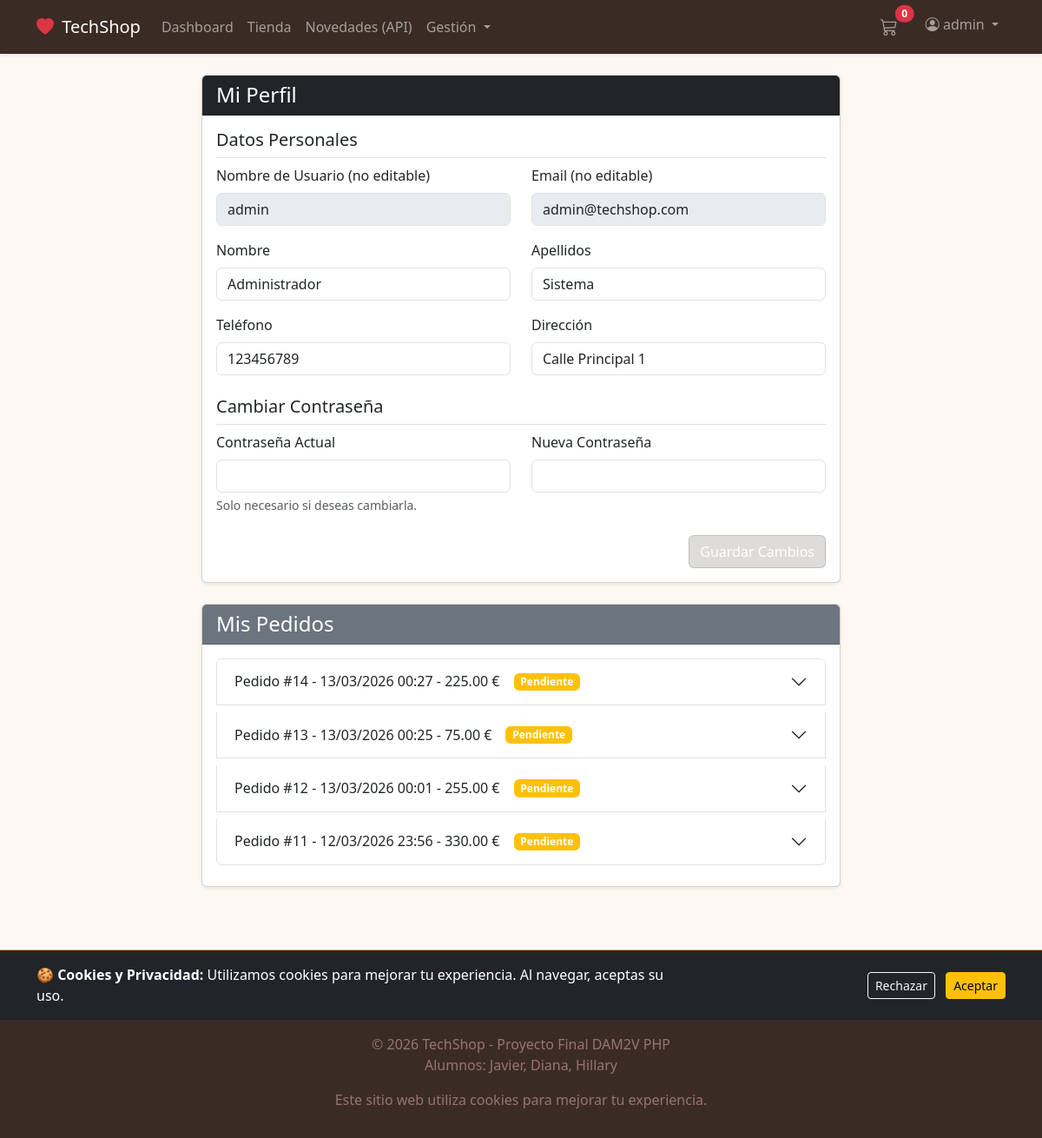
Screenshot of /perfil.php (signed in) with the database file from the repository.
### tables this page shows
CREATE TABLE `usuarios` (
  `id` int(11) NOT NULL,
  `nombre_usuario` varchar(50) NOT NULL,
  `email` varchar(100) NOT NULL,
  `password` varchar(255) NOT NULL,
  `nombre` varchar(50) NOT NULL,
  `apellidos` varchar(100) NOT NULL,
  `telefono` varchar(20) DEFAULT NULL,
  `direccion` text DEFAULT NULL,
  `fecha_registro` datetime DEFAULT current_timestamp(),
  `activo` tinyint(1) DEFAULT 1,
  `rol` enum('admin','vendedor','cliente') DEFAULT 'cliente'
);

CREATE TABLE `pedidos` (
  `id` int(11) NOT NULL,
  `id_usuario` int(11) NOT NULL,
  `fecha_pedido` datetime DEFAULT current_timestamp(),
  `total` decimal(10,2) NOT NULL,
  `estado` enum('Pendiente','Enviado','Entregado') DEFAULT 'Pendiente',
  `direccion_envio` text NOT NULL,
  `notas` text DEFAULT NULL,
  `num_items` int(11) NOT NULL,
  `impuesto` decimal(10,2) DEFAULT 0.00,
  `descuento` decimal(10,2) DEFAULT 0.00
);

### includes/functions.php (called while the page is built, shortened)
<?php
function isLogged()
{
    return isset($_SESSION['usuario_id']);
}
function isSellerOrAdmin()
{
    return isLogged() && isset($_SESSION['usuario_rol']) && in_array($_SESSION['usuario_rol'], ['admin', 'vendedor']);
}
function getLoggedUser($pdo)
{
    if (isLogged()) {
        $stmt = $pdo->prepare("SELECT * FROM usuarios WHERE id = ?");
        $stmt->execute([$_SESSION['usuario_id']]);
        $user = $stmt->fetch();
        return $user ? $user : false;
    }
    return false;
}
?>

### perfil.php (the view, shortened to what this page needs)
<?php
require_once 'config/db.php';
require_once 'includes/functions.php';
require_once 'includes/header.php';
?>
<div class="row">
    <div class="col-md-8 mx-auto">
        <div class="card shadow-sm mb-4">
            <div class="card-header bg-dark text-white">
                <h4 class="mb-0">Mi Perfil</h4>
            </div>
            <div class="card-body">
                <form method="POST" action="perfil.php">
                    <h5 class="border-bottom pb-2">Datos Personales</h5>
                    <div class="row mb-3">
                        <div class="col-md-6">
                            <label class="form-label">Nombre de Usuario (no editable)</label>
                            <input type="text" class="form-control"
                                value="<?= htmlspecialchars($user['nombre_usuario']) ?>" disabled>
                        </div>
                        <div class="col-md-6">
                            <label class="form-label">Email (no editable)</label>
                            <input type="email" class="form-control" value="<?= htmlspecialchars($user['email']) ?>"
                                disabled>
                        </div>
                    </div>
                    <div class="row mb-3">
                        <div class="col-md-6">
                            <label for="nombre" class="form-label">Nombre</label>
                            <input type="text" class="form-control" id="nombre" name="nombre"
                                value="<?= htmlspecialchars($user['nombre']) ?>" required>
                        </div>
                        <div class="col-md-6">
                            <label for="apellidos" class="form-label">Apellidos</label>
                            <input type="text" class="form-control" id="apellidos" name="apellidos"
                                value="<?= htmlspecialchars($user['apellidos']) ?>" required>
                        </div>
                    </div>
                    <div class="row mb-4">
                        <div class="col-md-6">
                            <label for="telefono" class="form-label">Teléfono</label>
                            <input type="text" class="form-control" id="telefono" name="telefono"
                                value="<?= htmlspecialchars($user['telefono'] ?? '') ?>">
                        </div>
                        <div class="col-md-6">
                            <label for="direccion" class="form-label">Dirección</label>
                            <input type="text" class="form-control" id="direccion" name="direccion"
                                value="<?= htmlspecialchars($user['direccion'] ?? '') ?>">
                        </div>
                    </div>
                    <h5 class="border-bottom pb-2">Cambiar Contraseña</h5>
                    <div class="row mb-4">
                        <div class="col-md-6">
                            <label for="current_password" class="form-label">Contraseña Actual</label>
                            <input type="password" class="form-control" id="current_password" name="current_password">
                            <div class="form-text">Solo necesario si deseas cambiarla.</div>
                        </div>
                        <div class="col-md-6">
                            <label for="new_password" class="form-label">Nueva Contraseña</label>
                            <input type="password" class="form-control" id="new_password" name="new_password">
                        </div>
                    </div>
                    <div class="text-end">
                        <button type="submit" class="btn btn-primary">Guardar Cambios</button>
                    </div>
                </form>
            </div>
        </div>
<div class="card shadow-sm">
    <div class="card-header bg-secondary text-white">
        <h4 class="mb-0">Mis Pedidos</h4>
    </div>
    <div class="card-body">
        <?php
        $stmt = $pdo->prepare("SELECT * FROM pedidos WHERE id_usuario = ? ORDER BY fecha_pedido DESC");
        $stmt->execute([$user['id']]);
        $pedidos = $stmt->fetchAll();
        if (count($pedidos) > 0):
        ?>
        <div class="accordion" id="pedidosAccordion">
            <?php foreach ($pedidos as $pedido): ?>
                <div class="accordion-item mb-2">
                    <h2 class="accordion-header" id="heading<?= $pedido['id'] ?>">
                        <button class="accordion-button collapsed" type="button" data-bs-toggle="collapse" data-bs-target="#collapse<?= $pedido['id'] ?>" aria-expanded="false" aria-controls="collapse<?= $pedido['id'] ?>">
                            Pedido #<?= $pedido['id'] ?> - <?= date('d/m/Y H:i', strtotime($pedido['fecha_pedido'])) ?> - <?= number_format($pedido['total'], 2) ?> €
                            <span class="badge ms-3 <?= $pedido['estado']=='Enviado' ? 'bg-info' : ($pedido['estado']=='Entregado' ? 'bg-success' : 'bg-warning') ?>">
                                <?= $pedido['estado'] ?>
                            </span>
                        </button>
                    </h2>
                </div>
            <?php endforeach; ?>
        </div>
        <?php else: ?>
            <p class="text-muted mb-0">No has realizado ningún pedido todavía.</p>
        <?php endif; ?>
    </div>
</div>
    </div>
</div>
<?php require_once 'includes/footer.php'; ?>

### includes/header.php (shortened to what this page needs)
<?php
require_once __DIR__ . '/../config/db.php';
require_once __DIR__ . '/functions.php';
$loggedUser = getLoggedUser($pdo);
?>
<!DOCTYPE html>
<html lang="es">
<head>
    <link href="https://cdn.jsdelivr.net/npm/bootstrap@5.3.2/dist/css/bootstrap.min.css" rel="stylesheet">
    <link href="css/estilos.css" rel="stylesheet">
    <link rel="stylesheet" href="https://cdn.jsdelivr.net/npm/bootstrap-icons@1.11.1/font/bootstrap-icons.css">
</head>
<body>
    <nav class="navbar navbar-expand-lg navbar-dark nav-petshop shadow-sm">
        <div class="container">
            <a class="navbar-brand" href="dashboard.php">
                <i class="bi bi-heart-fill text-danger me-1"></i> TechShop
            </a>
            <div class="collapse navbar-collapse" id="navbarNav">
                <ul class="navbar-nav me-auto">
                    <?php if (isLogged()): ?>
                        <?php if (isSellerOrAdmin()): ?>
                            <li class="nav-item">
                                <a class="nav-link" href="dashboard.php">Dashboard</a>
                            </li>
                            <li class="nav-item">
                                <a class="nav-link" href="productos_publicos.php">Tienda</a>
                            </li>
                            <li class="nav-item">
                                <a class="nav-link" href="api_externa.php">Novedades (API)</a>
                            </li>
                            <li class="nav-item dropdown">
                                <a class="nav-link dropdown-toggle" href="#" role="button" data-bs-toggle="dropdown">
                                    Gestión
                                </a>
                            </li>
                        <?php endif; ?>
                    <?php else: ?>
                        <li class="nav-item">
                            <a class="nav-link" href="productos_publicos.php">Tienda Publica</a>
                        </li>
                    <?php endif; ?>
                </ul>
                <ul class="navbar-nav">
                    <?php if (isLogged()): ?>
                        <li class="nav-item">
                            <a class="nav-link position-relative me-3" href="#" data-bs-toggle="modal"
                                data-bs-target="#cartModal">
                                <i class="bi bi-cart3 fs-5"></i>
                                <span
                                    class="position-absolute top-10 start-100 translate-middle badge rounded-pill bg-danger"
                                    id="cartCount">0</span>
                            </a>
                        </li>
                        <li class="nav-item dropdown">
                            <a class="nav-link dropdown-toggle" href="#" role="button" data-bs-toggle="dropdown">
                                <i class="bi bi-person-circle"></i>
                                <?= htmlspecialchars($loggedUser['nombre_usuario']) ?>
                            </a>
                        </li>
                    <?php endif; ?>
                </ul>
            </div>
        </div>
    </nav>
    <main class="container my-4">

### css/estilos.css (style rules this page uses)
:root { --pet-primary: #453f3a2e; --pet-secondary: #4ea899; --pet-dark: #3a2b25; }
body { background-color: #fcf9f2; display: flex; flex-direction: column; min-height: 100vh; }
main { flex: 1; }
.nav-petshop { background-color: var(--pet-dark) !important; }
.btn-primary { background-color: var(--pet-primary) !important; border-color: var(--pet-primary) !important; }

### rows the page displays
usuarios: nombre_usuario "admin", email "admin@techshop.com", nombre "Administrador", apellidos "Sistema", telefono "123456789", direccion "Calle Principal 1"
pedidos: id "14", fecha_pedido "13/03/2026 00:27", total "225.00", estado "Pendiente"
pedidos: id "13", fecha_pedido "13/03/2026 00:25", total "75.00", estado "Pendiente"
pedidos: id "12", fecha_pedido "13/03/2026 00:01", total "255.00", estado "Pendiente"
pedidos: id "11", fecha_pedido "12/03/2026 23:56", total "330.00", estado "Pendiente"
